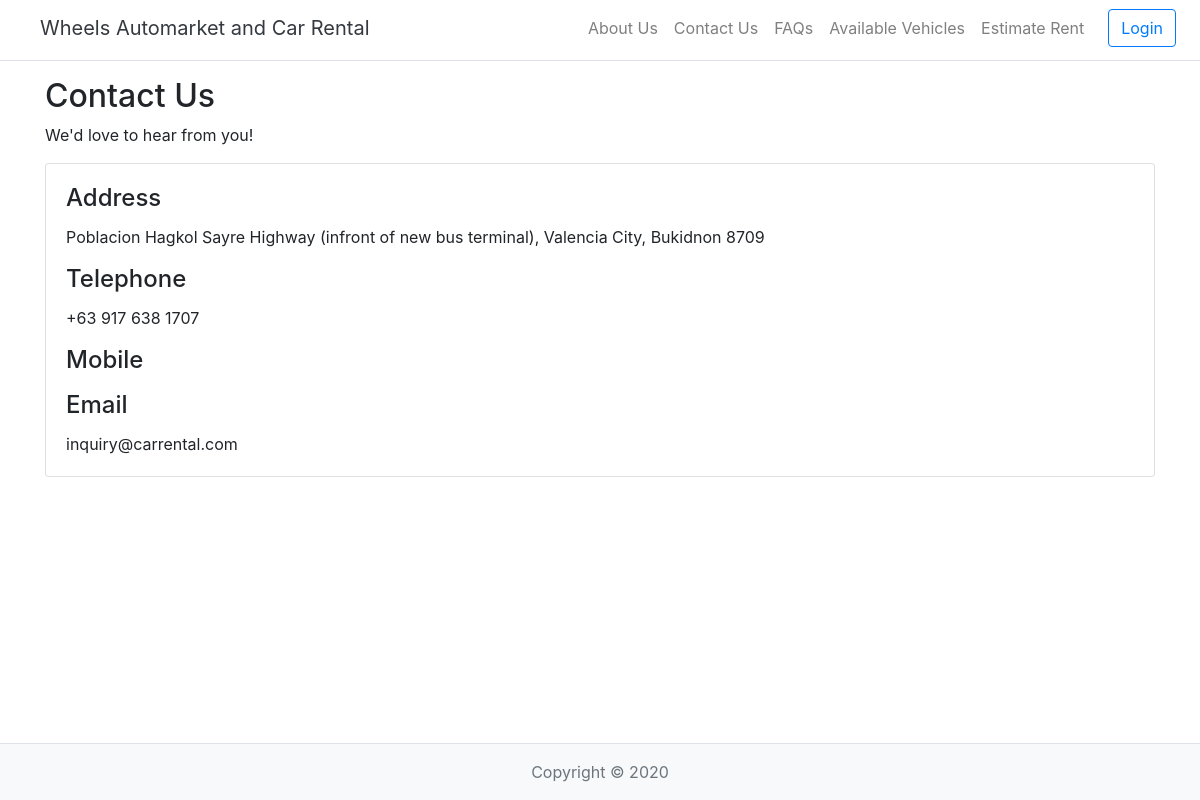
/contact, run on an earlier commit of the app's database.
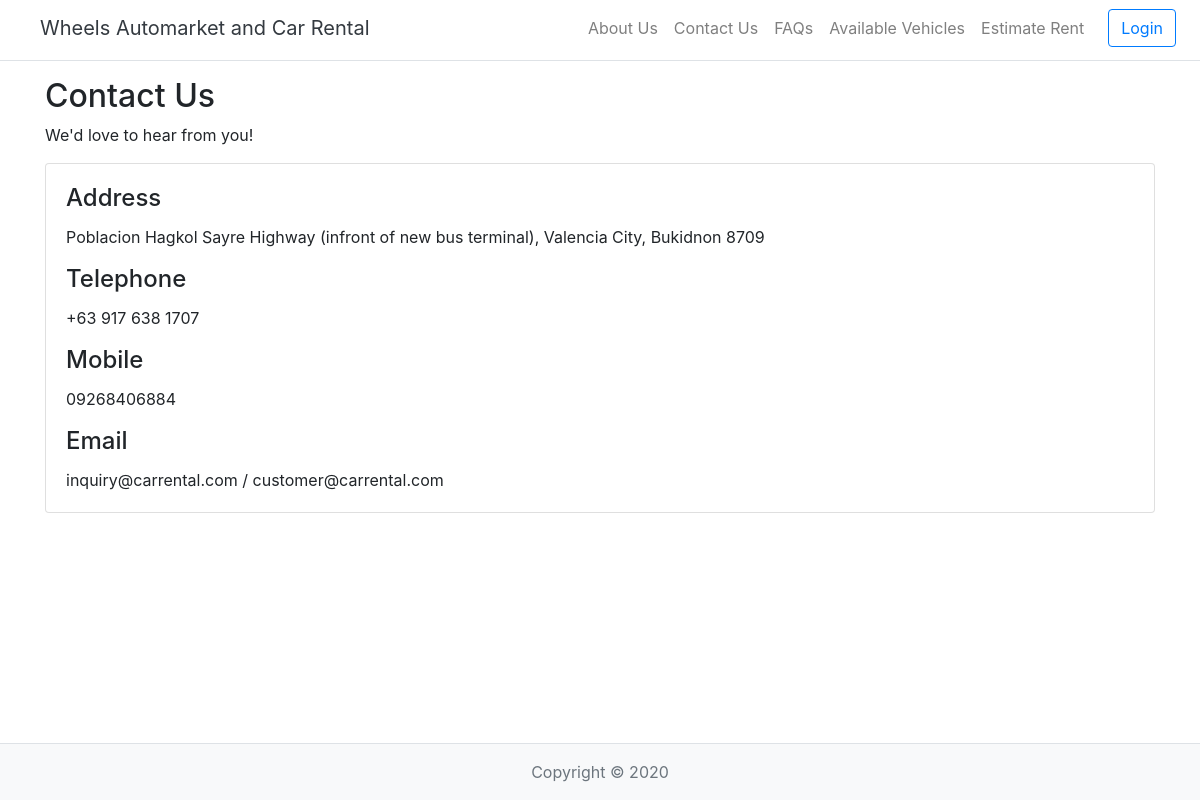
And on a later commit of the database.
### tables this page shows
CREATE TABLE `settings` (
  `Id` int(11) NOT NULL,
  `name` varchar(255) NOT NULL,
  `value` text NOT NULL,
  `type` varchar(20) NOT NULL,
  `Is_Active` bit(1) NOT NULL
);

### application/controllers/Pages.php (called while the page is built, shortened)
<?php
class Pages extends CI_Controller {
  public function __construct()
  {
          $this->load->helper('url_helper');
  }
  public function view($page = 'home')
  {
    $data['title'] = ucfirst($page);
    $data['address'] = $this->Setting_model->get_settings(null,'address');
    $data['email'] = $this->Setting_model->get_settings(null,'Email Address');
    $data['phone'] = $this->Setting_model->get_settings(null,'telephone');
    $data['mobile'] = $this->Setting_model->get_settings(null,'mobile phone');
    $this->load->view('templates/header', $data);
    $this->load->view('pages/'.$page, $data);
    $this->load->view('templates/footer', $data);
  }
}

### index.php (called while the page is built, shortened)
<?php
require_once BASEPATH.'core/CodeIgniter.php';

### application/models/Setting_model.php (called while the page is built, shortened)
<?php
	class Setting_model extends CI_Model{
		public function get_settings($id,$name){
      if(isset($id)){
        $query=$this->db->get_where('settings', array('id' => $id));
        return $query->row_array();
      }else if(isset($name)){
				$query=$this->db->get_where('settings', array('name' => $name));
				return $query->row_array();
			}
			else {
				$query=$this->db->get_where('settings', array('name LIKE '=>'%'.$this->input->post('setting_filter').'%'));
  			return $query->result_array();
      }
		}
	}

### application/views/pages/contact.php (the view, shortened to what this page needs)
<h2>Contact Us</h2>
<p>We'd love to hear from you!</p>
<div class="card">
  <div class="card-body">
    <h4 class="card-title">Address</h4>
    <p class="card-text"><?php echo $address['value'];?></p>
    <h4 class="card-title">Telephone</h4>
    <p class="card-text"><?php echo $phone['value'];?></p>
    <h4 class="card-title">Mobile</h4>
    <p class="card-text"><?php echo $mobile['value'];?></p>
    <h4 class="card-title">Email</h4>
    <a target="_top" class="card-link"><?php echo $email['value'];?></a>
  </div>
</div>

What changed in the data, as far as the page shows it:
added settings: value "09268406884"
changed settings: value "inquiry@carrental.com" → "inquiry@carrental.com / customer@carrental.com"
